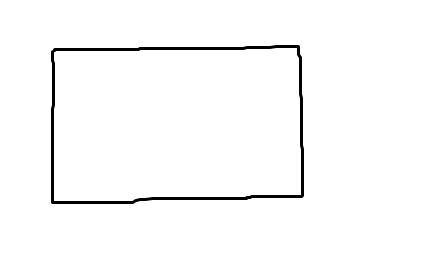
#> input picture test.jpg, 424 x 257 px, found by its file name
$ python MT.py
#> lines starting #> are read from the running program, lines starting #| are printed output that depends on the picture; after the words box and inside, x2 and y2 are one past the last pixel; in counts of white or black regions, pixels touching at a corner belong together
# Mehmet Cagri Aksoy - SW Eng.
# All codeblock belongs to my work.
# More Info can be seen on my github page: https://github.com/mcagriaksoy/

#Desired Library Definitions:
import numpy as np
import cv2

# Definitions:
PATH = "/test.jpg"
low_threshold = 20
high_threshold = 130

#Reading the Input Image
img = cv2.imread(PATH,0)
#> img is the input picture: shape (257, 424); min 0, max 255, mean 249.4
cv2.imshow('image',img)

# Defining the number of rows and columns of the image
height,width=img.shape
#> height = 257; width = 424

# Defining Averaging filter(3, 3) mask with Ones (1,1,1:1,1,1:1,1,1)*1/5
mask = np.ones([3, 3], dtype = int)
mask = mask / 5

cv2.imshow('Original Input Image',img)

#define img filtered array.
img_filtered = np.zeros([height, width])
#for 2d matrix, two for loop check whole Image for filtering and multiplying with mask.
for i in range(height-1):
    for j in range(width-1):
        img_filtered[i, j] = (img[i-1, j-1]*mask[0, 0]+img[i-1, j]*mask[0, 1]+img[i-1, j + 1]*
        mask[0, 2]+img[i, j-1]*mask[1, 0]+ img[i, j]*mask[1, 1]+img[i, j + 1]*mask[1, 2]+img[i + 1, j-1]*mask[2, 0]+img[i + 1, j]*
        mask[2, 1]+img[i + 1, j + 1]*mask[2, 2] )
        #I added addiational threshold check for removing some undesired non-black values on the image.
        if img[i,j] > low_threshold:
            img[i,j] = 255
#> img: shape (257, 424); 0.1% of pixels changed, all inside (x1, y1, x2, y2) = (51, 45, 304, 204)
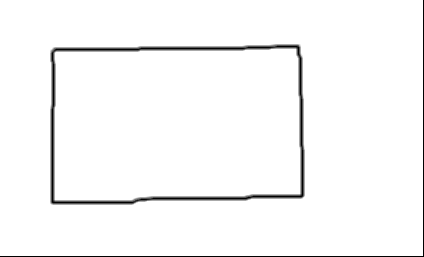
#> img_filtered: shape (257, 424) float64; min 0, max 459, mean 446.1; drawn with min black and max white

cv2.imshow('Thresholded Image',img_filtered)
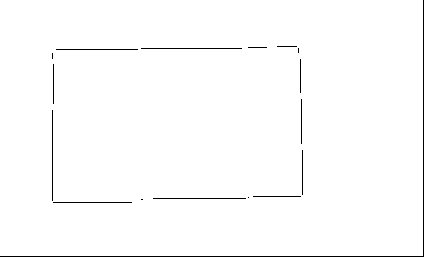
#> window 'Thresholded Image': shape (257, 424); 98.7% white; black in thin lines or dots

edges = cv2.Canny(img,low_threshold,high_threshold,apertureSize = 3)
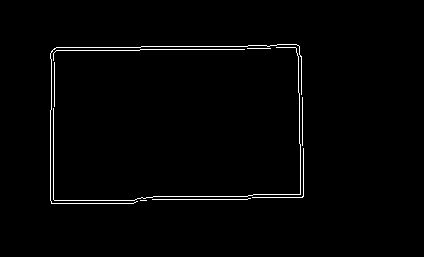
#> edges: shape (257, 424); 1.4% white in thin lines or dots, all inside (x1, y1, x2, y2) = (50, 44, 304, 204)
cv2.imshow('Found canny-edges',edges)

# This part is optional but its quite helpful for show me while investigating
# how to handle corner detection
# It visualizes the corners on image.
CornerDisplayed_img = cv2.cornerHarris(edges, 3, 3, 0.05)
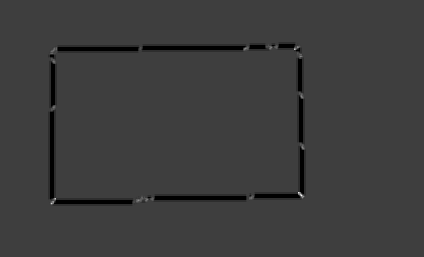
#> CornerDisplayed_img: shape (257, 424) float32; min -0.0222, max 0.0691, mean -0.00067; drawn with min black and max white
CornerDisplayed_img = cv2.dilate(CornerDisplayed_img,None)
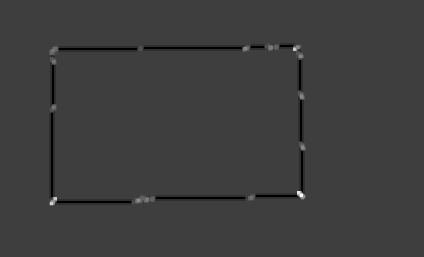
#> CornerDisplayed_img: shape (257, 424) float32; min -0.0222, max 0.0691, mean -0.000285; drawn with min black and max white
for i in range(height-1):
    for j in range(width-1):
        if CornerDisplayed_img[i,j] > 0.04:
            CornerDisplayed_img[i,j] = 255
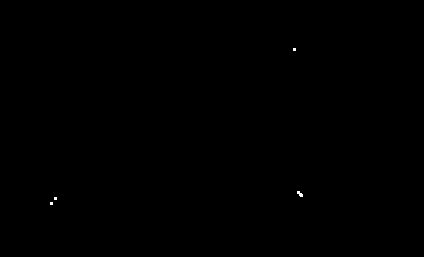
#> CornerDisplayed_img: shape (257, 424) float32; 0.04% of pixels changed, all inside (x1, y1, x2, y2) = (50, 48, 303, 205); drawn with min black and max white

cv2.imshow('Found Corners',CornerDisplayed_img)

#To find the length, corners and/or the lines on the shape, we need to
# contour the image via opencv function of findcontours.
found_contoured_img = cv2.findContours(edges, cv2.RETR_EXTERNAL, cv2.CHAIN_APPROX_SIMPLE)
#> found_contoured_img = 9 contours, all with area under 20

for contour_loopVar in found_contoured_img[0]:
    #This is using Aspect Ratio Approximation for the detecting the
    #shapes. Each unique solution represents the our image shapes.
    #This function computes a curve length or a closed contour perimeter.
    contour_perimeter = cv2.arcLength(contour_loopVar, True)
    #Moves a curve or polygon closer to another curve
    #polygon with less angles so that the distance between them is less
    #than or equal to the specified precision.
    approx_corner_num = cv2.approxPolyDP(contour_loopVar, 0.04 * contour_perimeter, True)
    # Printing The result:
    if len(approx_corner_num) == 3:
        print("The Shape is: triangle")

    elif len(approx_corner_num) == 4:
        print("The Shape is: rectangle")

    else:
        print("The Shape is: circle")
#> this loop made 9 passes
#> (contour_perimeter, approx_corner_num) on passes 1 to 7: (12, [[140, 200], [146, 200]]), (196.8, [[250, 198], [152, 199]]), (198.2, [[303, 148], [301, 197], [252, 197], [302, 197]]), (96, [[302, 97], [302, 145]]), (88, [[54, 62], [54, 106]]), (399.3, [[53, 60], [244, 49]]), (46, [[247, 48], [270, 48]])
#> contour_perimeter on passes 8 to 9: 1019, 1083.2
#| The Shape is: circle
#| The Shape is: circle
#| The Shape is: rectangle
#| The Shape is: circle
#| The Shape is: circle
#| The Shape is: circle
#| The Shape is: circle
#| The Shape is: circle
#> (further printed lines are left out)

cv2.waitKey(0)
cv2.destroyAllWindows()
